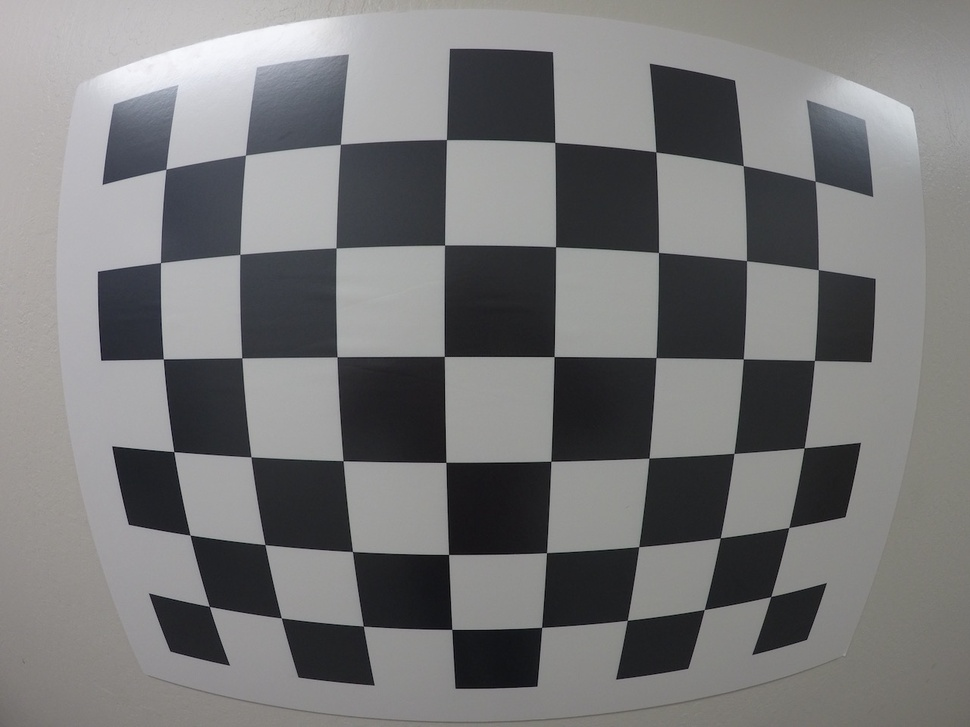
#> input picture calibration1.jpg, 970 x 727 px, shrunk from 1280 x 960 before the run; the run also reads 1 picture not shown here
$ jupyter execute --allow-errors 'Camera calibration.ipynb'   (shell and % lines are left out)
#> lines starting #> are read from the running program, lines starting #| are printed output that depends on the picture; after the words box and inside, x2 and y2 are one past the last pixel; in counts of white or black regions, pixels touching at a corner belong together; long printed decimals are rounded
# Finding and drawing Corners in an Image

[cell 1]
import numpy as np
import cv2
import matplotlib.pyplot as plt
import matplotlib.image as mpimg

img = mpimg.imread('calibration1.jpg')
#> img is the input picture: shape (727, 970, 3); mean R, G, B 119.7, 119.6, 120.2
plt.imshow(img)

[cell 2]
# use cv2.findChessboardCorners() and cv2.drawChessboardCorners() to find and plot the corners

[cell 3]
# we can make the plots appear separately to interact with them by uncommenting the belwo line
#%matplotlib qt

# prepare object points
nx = 8  #number of inside corners in x
ny = 6  #number of inside corners in y

# Convert to grayscale
gray = cv2.cvtColor(img, cv2.COLOR_BGR2GRAY)

# Find the chessboard corners
ret, corners = cv2.findChessboardCorners(gray, (nx, ny), None)
#> ret = True; corners = 48 rows, first 8: [165.9, 169.3], [245.4, 155.2], [340.4, 144.3], [446.4, 139.6], [554.7, 142.4], [655.8, 151.9], [743.3, 165.6], [815.2, 181.2]
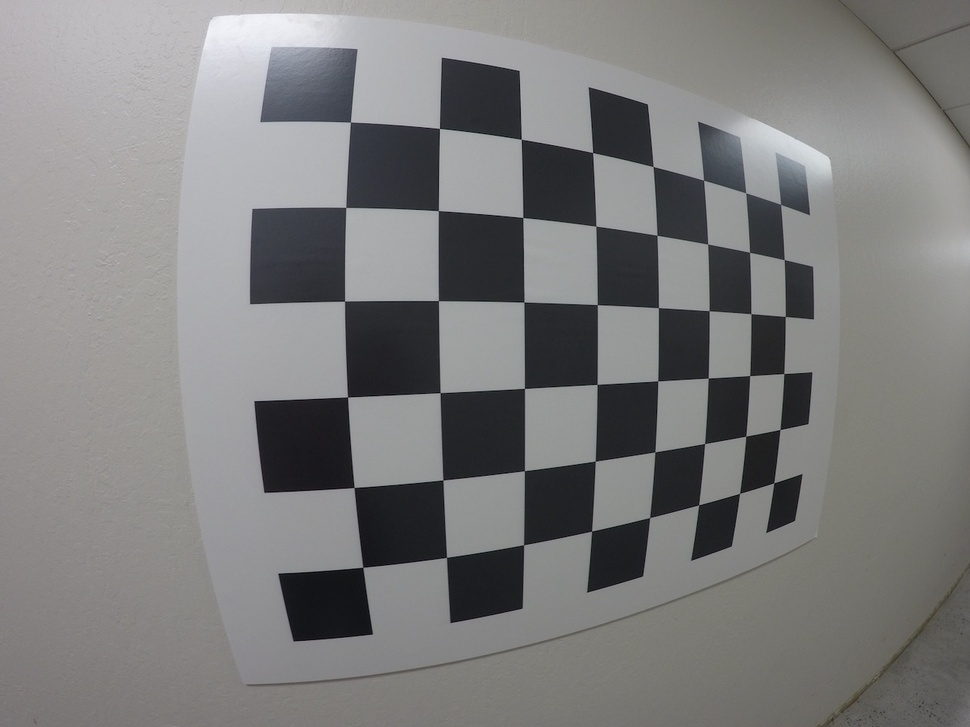
#> input picture calibration_wide/GOPR0032.jpg, 970 x 727 px, shrunk from 1280 x 960 before the run
#> further down, img is the input picture: shape (727, 970, 3); mean R, G, B 125.1, 124.9, 124.7
#> `ret, corners = cv2.findChessboardCorners(gray, (8,6), None)`: corners = 48 rows, first 8: [350.4, 122.1], [439.4, 128.4], [521.3, 139.2], [592.7, 152.6], [653.1, 166.5], [703.6, 180.2], [745.7, 192.7], [780.6, 204.4]

# If found, draw corners
#> (the rest of this cell did not finish here and is left out)

## Now Calibrating the Camera

[cell 4]
# we should use alot of chessboard images taken from differnt angles to calibrate the camera
# Then we use the camera distortion parameters to test another image

### First step: prepare the 3D object points

[cell 5]
# let's read the image again
img = mpimg.imread('calibration1.jpg')

objpoints = [] # undistorted real image points (3D points)
imgpoints = [] # 2D image points
# we need to map the coordinates of the imgpoints to objpoints

# The object points (objpoints) will always be the same which are the known object points of the chessboard corners
# i.e. (0,0,0) for the first corner on the top left, and (7,5,0) for the last corner in the right bottom
# the z-coordinate is zero for all the points

# Now let's prepare the points of the objpoints

objp = np.zeros((6*8, 3), np.float32)  # this creates a 48 x 3 matrix filled with zeros
print("objp with zeros", objp)
print("objp shape", objp.shape)

# now let's fill the x and y with the coordinates we want (i.e. (0,0,0), (1,0,0),....(7,0,0), (0,1,0), (1,1,0),...)
objp[:,:2] = np.mgrid[0:8,0:6].T.reshape(-1,2)
print("filled objp", objp)
print("objp.shape", objp.shape)

[cell 6]
# Before we continue let's talk about np.mgrid and np.reshape in the code line:
#objp_test[:,:2] = np.mgrid[0:8,0:6].T.reshape(-1,2)

print(np.mgrid[0:8,0:6].shape)
print(np.mgrid[0:8,0:6])
# then we get the matrix transpose as we are dealing with image where x is the columns
print(np.mgrid[0:8,0:6].T.shape)
print(np.mgrid[0:8,0:6].T)
# then reshape the output to a 2D array (instead of a 3D one) with 2 columns and as many rows as possible
print(np.mgrid[0:8,0:6].T.reshape(-1,2))

### Second step: get the corners of the distorted image

[cell 7]
# convert the image to gray to easily deal with it
gray = cv2.cvtColor(img, cv2.COLOR_BGR2GRAY)

plt.imshow(gray, cmap="gray")

ret, corners = cv2.findChessboardCorners(gray, (8,6), None)
#> (the rest of this cell did not finish here and is left out)

### Second step again: get the corners of multiple distorted images

[cell 8]
import glob

images = glob.glob('calibration_wide/GO*.jpg')
#> (the rest of this cell did not finish here and is left out)

### Third step: Determine the camera matrix

[cell 9]
# using the objectpoints we got from all the calibration images and the object points we constructed, we now:
# get the following
ret, mtx, dist, rvecs, tvecs = cv2.calibrateCamera(objpoints, imgpoints, gray.shape[::-1], None, None)
#> ret = 0.275; mtx = [[423.4, 0, 493.4], [0, 423.8, 379.8], [0, 0, 1]]; dist = [[-0.255, 0.0949, -0.00114, 0.00087, -0.021]]; rvecs = ([0.139, -0.0424, 0.00313], [0.0932, -0.323, -0.026]); tvecs = ([-3.43, -2.19, 3.4], [-1.57, -2.81, 4.03])
# [6 lines of commented-out code are left out]

### Fourth step: Undistort the images using the camera matrix

[cell 10]
# Now let's read a test image and try to undistort it
img = cv2.imread('calibration_wide/test_image.jpg')
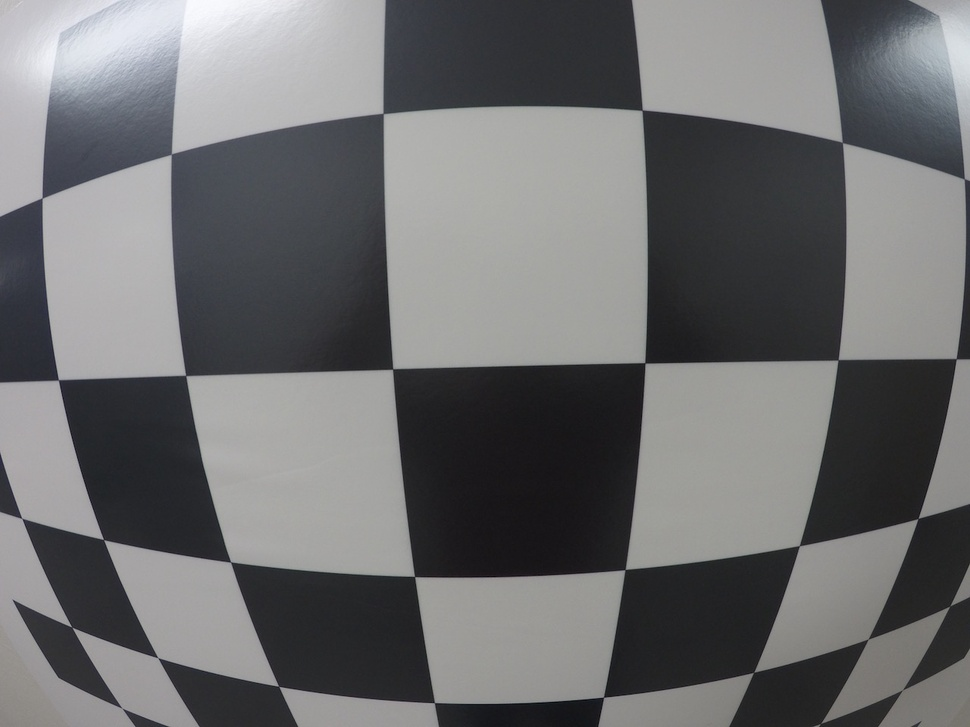
#> input picture calibration_wide/test_image.jpg, 970 x 727 px, shrunk from 1280 x 960 before the run
#> img is the input picture: shape (727, 970, 3); mean B, G, R 110.7, 109.5, 109.1
plt.imshow(img)

[cell 11]
# now undistor this image using the parameters determined in the previous steps
undist = cv2.undistort(img, mtx, dist, None, mtx)
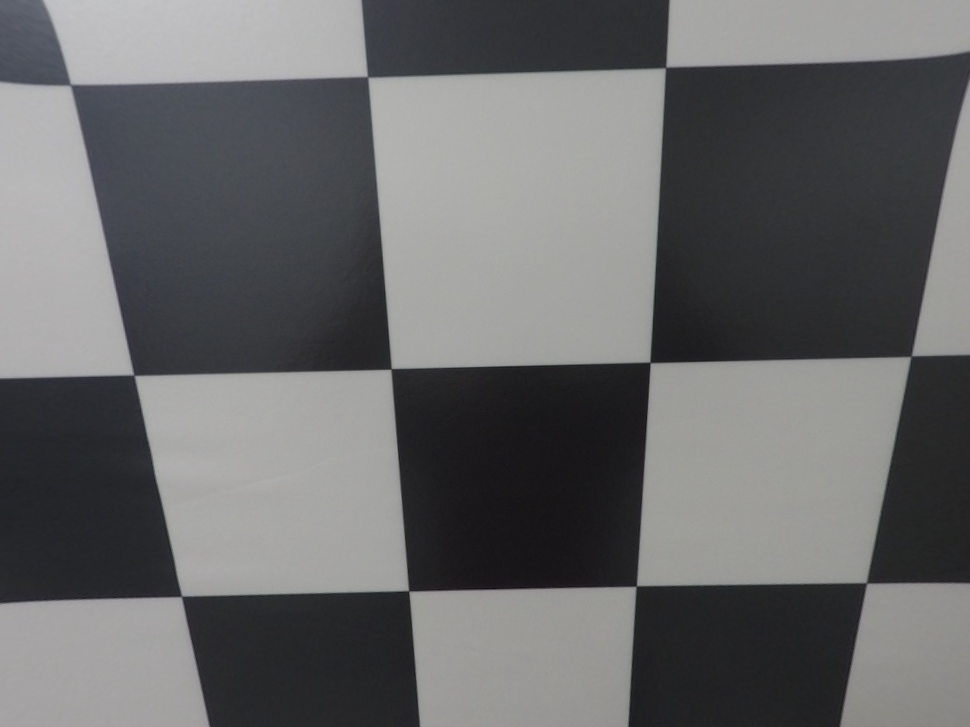
#> undist: shape (727, 970, 3); mean B, G, R 105.2, 104.4, 104
plt.imshow(undist)

# Perspective Transform

[cell 12]
# Now let's read another test image and try to undistort it then change the perspective to unwarp the image

### First: let's undistort the image

[cell 13]
# Now let's read another test image and try to undistort it
img = cv2.imread('calibration_wide/test_image2.png')
plt.imshow(img)

[cell 14]
# now undistor this image using the parameters determined in the previous steps
undist = cv2.undistort(img, mtx, dist, None, mtx)
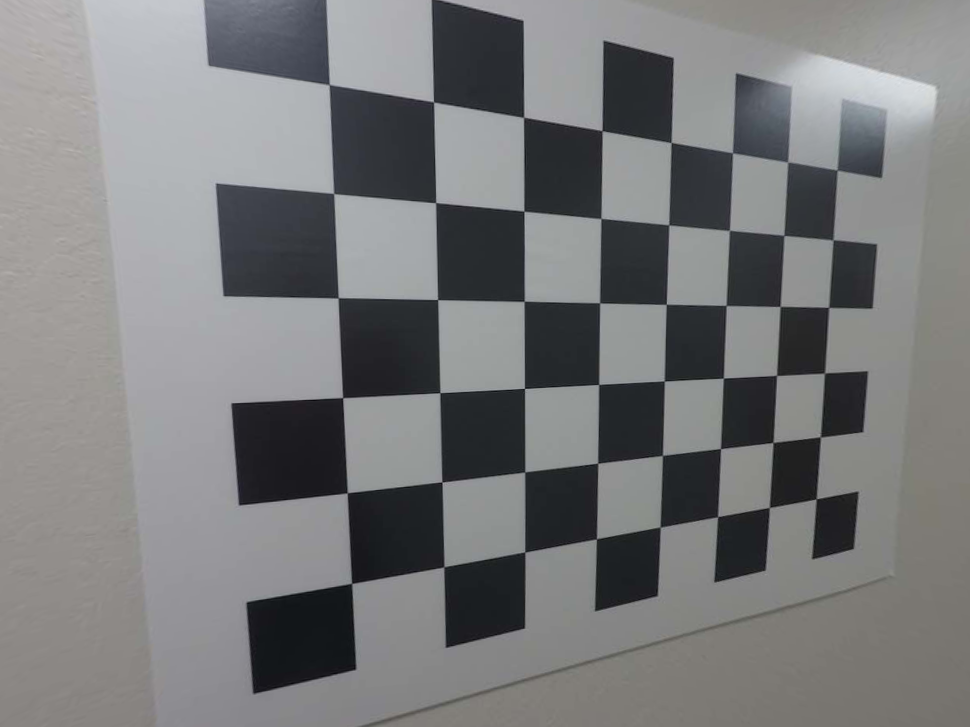
#> undist: shape (727, 970, 3); mean B, G, R 122.9, 121.9, 121.1
plt.imshow(undist)

[cell 15]
plt.imshow(undist)

### Second: Perform Perspective Transform

[cell 16]
def corners_unwarp(img, nx, ny, mtx, dist):
    # Pass in your image into this function
    # Write code to do the following steps

    # 1) Convert to grayscale
#> called with nx = 8, ny = 6, mtx = array of shape (3, 3), dist = array of shape (1, 5)
    gray = cv2.cvtColor(img, cv2.COLOR_BGR2GRAY)

    # 2) Find the chessboard corners
    ret, corners = cv2.findChessboardCorners(gray, (nx,ny), None)
#> ret = True; corners = 48 rows, first 8: [329.4, 84.38], [433.7, 101.9], [523.9, 116.9], [601.9, 130.7], [671, 142.5], [732.6, 152.7], [787, 162.7], [837.2, 170.2]
    # 3) If corners found:
     # a) draw corners
    if ret == True:
        img = cv2.drawChessboardCorners(img, (nx,ny), corners, ret)
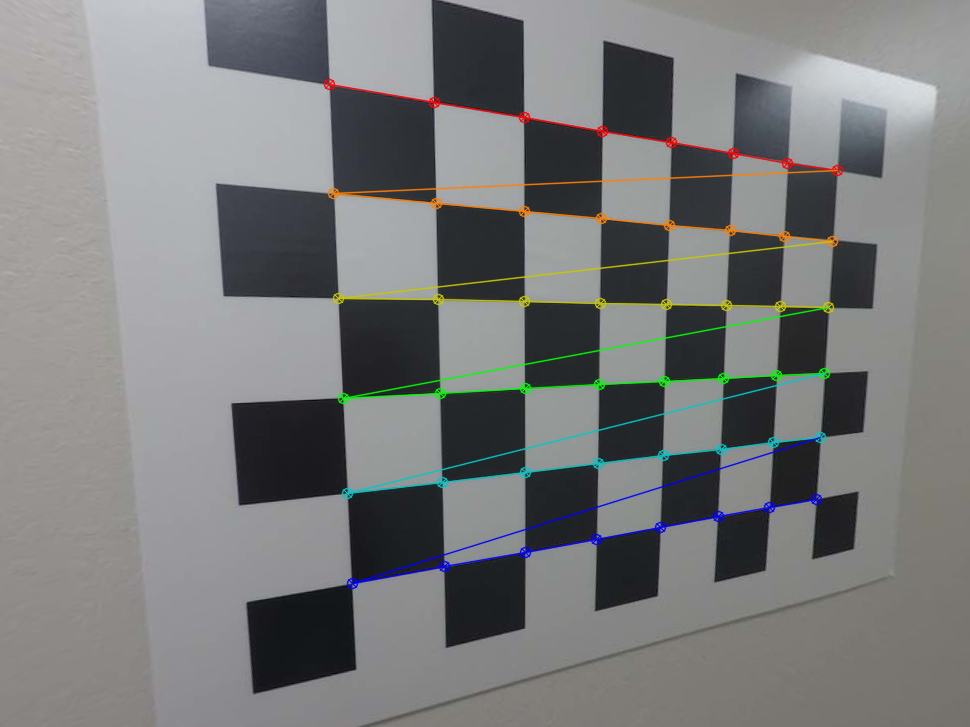
#> img: shape (727, 970, 3); 2.82% of pixels changed, all inside (x1, y1, x2, y2) = (323, 78, 844, 590)
        #print(corners)
        print(corners[0,0])
#| [329.393   84.384]
        print(corners[1,0])
#| [433.670  101.923]
        print(corners[8,0])
#| [333.451 193.284]
        print(corners[9,0])
#| [435.699 202.782]
        print(corners.shape)
#| (48, 1, 2)

    else:
        print("error: no corners found")
    # b) define 4 source points src = np.float32([[,],[,],[,],[,]])
    src = np.float32([corners[0,0],corners[1,0],corners[8,0],corners[9,0]])
#> src = [[329.4, 84.38], [433.7, 101.9], [333.5, 193.3], [435.7, 202.8]]
    print("src", src)
#| src [[329.393   84.384]
#|  [433.670  101.923]
#|  [333.451  193.284 ]
#|  [435.699  202.782 ]]

    #Note: you could pick any four of the detected corners
     # as long as those four corners define a rectangle
     #One especially smart way to do this would be to use four well-chosen
     # corners that were automatically detected during the undistortion steps
     #We recommend using the automatic detection of corners in your code
    # c) define 4 destination points dst = np.float32([[,],[,],[,],[,]])
    img_size = (gray.shape[1], gray.shape[0])
#> img_size = (970, 727)
    offset = corners[1,0,0] - corners[0,0,0]
#> offset = 104.3
    #offset = 100
    print(offset)
#| 104.277
    dst = np.float32([corners[0,0], [corners[0,0,0]+offset, corners[0,0,1]], [corners[0,0,0], corners[0,0,1]+offset],[corners[0,0,0]+offset, corners[0,0,1]+offset]])
#> dst = [[329.4, 84.38], [433.7, 84.38], [329.4, 188.7], [433.7, 188.7]]

    print("dst", dst)
#| dst [[329.393   84.384]
#|  [433.670   84.384]
#|  [329.393  188.661 ]
#|  [433.670  188.661 ]]
    # d) use cv2.getPerspectiveTransform() to get M, the transform matrix
    M = cv2.getPerspectiveTransform(src, dst)
#> M = [[0.578, -0.0656, 82.31], [-0.175, 0.758, 62.13], [-0.000544, -0.000114, 1]]
    # Warp the image using OpenCV warpPerspective()
    warped = cv2.warpPerspective(undist, M, img_size, flags=cv2.INTER_LINEAR)
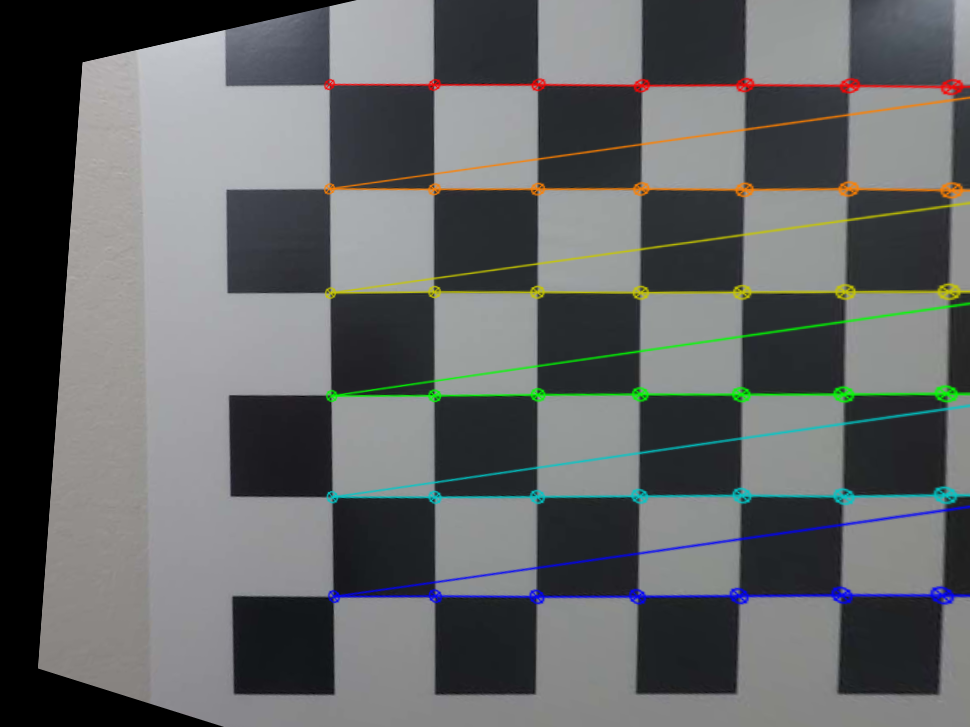
#> warped: shape (727, 970, 3); mean B, G, R 102.1, 101.5, 99
            # e) use cv2.warpPerspective() to warp your image to a top-down view
    #delete the next two lines
    #M = None
    #warped = np.copy(img)
    return warped, M

[cell 17]
nx = 8 # the number of inside corners in x
ny = 6 # the number of inside corners in y

top_down, perspective_M = corners_unwarp(undist, nx, ny, mtx, dist)
#> perspective_M has the same summary as M in corners_unwarp
f, (ax1, ax2) = plt.subplots(1, 2, figsize=(24, 9))
f.tight_layout()
ax1.imshow(img)
ax1.set_title('Original Image', fontsize=50)
ax2.imshow(top_down)
ax2.set_title('Undistorted and Warped Image', fontsize=50)
plt.subplots_adjust(left=0., right=1, top=0.9, bottom=0.)
#> figure, not shown here; B, G, R data is drawn as R, G, B
